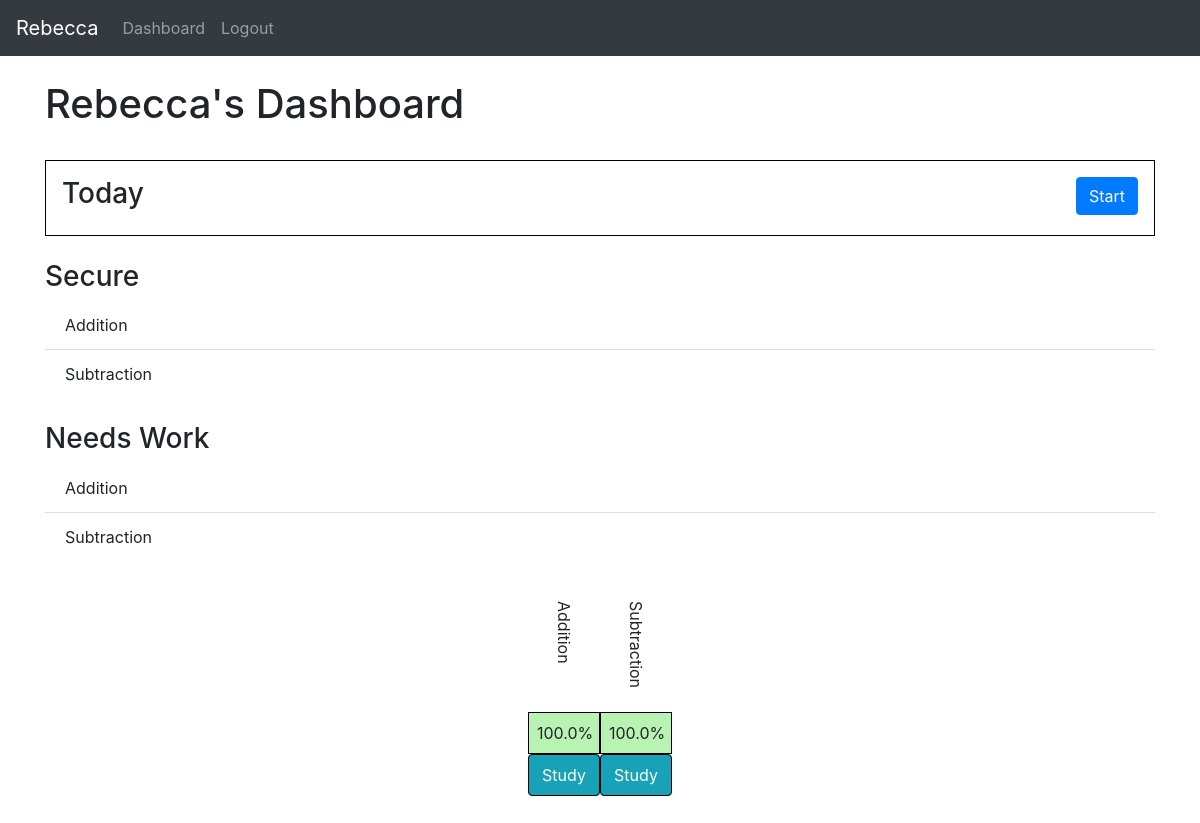
/student/dash (signed in), run on the app's committed database.
### website/models.py (models this page shows)
class User(db.Model, UserMixin):
    id = db.Column(db.Integer, primary_key=True)
    email = db.Column(db.String(150), unique=True)
    password = db.Column(db.String(150))
    first_name = db.Column(db.String(150))
    teacher_id = db.relationship('Teacher', uselist=False, backref="user")
    student_id = db.relationship('Student', uselist=False, backref="user")

class Topic(db.Model):
    id = db.Column(db.Integer, primary_key=True)
    name = db.Column(db.String(150))
    active = db.Column(db.Boolean)
    locked = db.Column(db.Boolean)
    instances = db.Column(db.SmallInteger)
    date = db.Column(db.DateTime(timezone=True))
    group_id = db.Column(db.Integer, db.ForeignKey('group.id'))
    variable_ids = db.relationship('Variable')
    problem_ids = db.relationship('Problem')
    data_ids = db.relationship('Data')

class Data(db.Model):
    id = db.Column(db.Integer, primary_key=True)
    correct = db.Column(db.SmallInteger)
    completed = db.Column(db.SmallInteger)
    avg_time = db.Column(db.SmallInteger)
    accuracy = correct*100/completed
    last_done = db.Column(db.DateTime(timezone=True), default=func.now())
    topic_id = db.Column(db.Integer, db.ForeignKey('topic.id'))
    student_id = db.Column(db.Integer, db.ForeignKey('student.id'))

### website/student/student_views.py (the view)
@views.route('/dash', methods=['GET', 'POST'])
@login_required
def dash():
    if current_user.student_id:
        student = Student.query.filter_by(id=current_user.student_id.id).first()
    else:
        return redirect(url_for("teacher_views.groups", user=current_user))
    group = Group.query.get(student.group_id)
    top3 = (db.session.query(Topic, Data)
        .join(Data)
        .filter(Data.student_id == student.id)
        .filter(Topic.active)
        .order_by(Data.accuracy.desc())
        .order_by(Topic.name)
        ).limit(3).all()
    low3 = (db.session.query(Topic, Data)
        .join(Data)
        .filter(Data.student_id == student.id)
        .filter(Topic.active)
        .order_by(Data.accuracy.asc())
        .order_by(Topic.name)
        ).limit(3).all()
    value = request.form.get('button')
    if request.method == 'POST' and value:
        topic = Topic.query.get(value)
        return checkThisTopic(group, topic, student, True)
    elif request.method == 'POST':
        return checkTopics(group, student, True)
    for topic in group.topic_ids:
        if topic.active:
            days = datetime.now() - topic.date - timedelta(hours=1)
            data = Data.query.filter_by(student_id=student.id).filter_by(topic_id=topic.id).first()
            if days.seconds >= (data.completed)**2 and topic.problem_ids: # and not (data.last_done - datetime.now()).days == -1:
                return render_template("student/dash.html", user=current_user, student=student, group=group, top3=top3, low3=low3, remaining=True)
    return render_template("student/dash.html", user=current_user, student=student, group=group, top3=top3, low3=low3, remaining=False)

### website/templates/student/dash.html
{% extends "base.html" %} {% block title %}Dashboard{% endblock %}
{% block content %}
<br>
<h1>{{ user.first_name }}'s Dashboard</h1>
<br>
<div class="d-flex justify-content-between p-3" style="border:1px solid black">
    <h3>Today</h3>
    <form method="POST">
    {% if remaining %}
    <button type="submit" class="btn btn-primary">Start</button>
    {% else %}
    <h3 class="p-3" style="color: #009900;">All Done!</h3>
    {% endif %}
    </form>
</div>
<br>
<div>
    <div>
        <h3>Secure</h3>
        <ul class="list-group list-group-flush">
            {% for topic in top3 %}
            <li class="list-group-item">{{ topic[0].name }}</li>
            {% endfor %}
        </ul>
    </div>
    <br>
    <div>
        <h3>Needs Work</h3>
        <ul class="list-group list-group-flush">
            {% for topic in low3 %}
            <li class="list-group-item">{{ topic[0].name }}</li>
            {% endfor %}
        </ul>
    </div>
</div>
<br>
<div>
    <div class="p-2">
        <div class="d-flex justify-content-center">
        {% for topic in group.topic_ids %}
        {% if topic.active %}
        <div class="d-flex p-2" ><p style="writing-mode: tb-rl">{{ topic.name }}</p></div>
        {% endif%}
        {% endfor %}
    </div>
    <div class="d-flex justify-content-center">
    {% for data in student.data_ids %}
        {% for topic in group.topic_ids %}
        {% if data.topic_id == topic.id and topic.active%}
        <div class="d-flex p-2" style="width: 72px; background-color: hsl({{ data.correct*115/data.completed}}, 73%, 83%); border:1px solid black">{{ '%0.1f'| format(data.correct*100/data.completed) }}%</div>
        {% endif %}
        {% endfor %}
    {% endfor %}
    </div>
    <form method="POST">
    <div class="d-flex justify-content-center">
        {% for data in student.data_ids %}
            {% for topic in group.topic_ids %}
            {% if data.topic_id == topic.id and topic.active%}
            <button type="submit" name="button" class="btn btn-info p-2" style="width: 72px; border:1px solid black;" value="{{ topic.id }}">Study</button>
            {% endif %}
            {% endfor %}
        {% endfor %}
    </div>
    </form>
</div>
<br>
<br>
{% endblock %}🎉

### website/templates/base.html (shortened to what this page needs)
<!DOCTYPE html>
<html>
  <head>
    <link
      rel="stylesheet"
      href="https://stackpath.bootstrapcdn.com/bootstrap/4.4.1/css/bootstrap.min.css"
    />
    <link
      rel="stylesheet"
      href="https://stackpath.bootstrapcdn.com/font-awesome/4.7.0/css/font-awesome.min.css"
    />
  </head>
  <body>
    <nav class="navbar navbar-expand-lg navbar-dark bg-dark justify-content-between">
      <div>
      <div class="collapse navbar-collapse" id="navbar">
        <div class="navbar-nav">
            {% if user.is_authenticated %}
            <a class="navbar-brand" id="page" href='#'>{{ user.first_name }}</a>
            {% if user.teacher_id %}
            <a class="nav-item nav-link" id="page" href="/teacher/">Classes</a>
            {% elif user.student_id %}
            <a class="nav-item nav-link" id="page" href="/student/dash">Dashboard</a>
            {% endif %}
            <a class="nav-item nav-link ml-auto align-left" id="logout" href="/logout">Logout</a>
            {% else %}
            <a class="nav-item nav-link" id="login" href="/login">Login</a>
            <a class="nav-item nav-link" id="signUp" href="/sign-up">Sign Up</a>
            {% endif%}
        </div>
      </div>
    </div>
    </nav>
    <div class="container">{% block content %} {% endblock %}</div>
  </body>
</html>

### data on the page
User: first_name "Rebecca"
Topic: name "Addition", {{ topic.id }} 1 (drawn)
Topic: name "Subtraction", {{ topic.id }} 2 (drawn)
Data: data.correct*100/data.completed "100.0"
Data: data.correct*100/data.completed "100.0"
